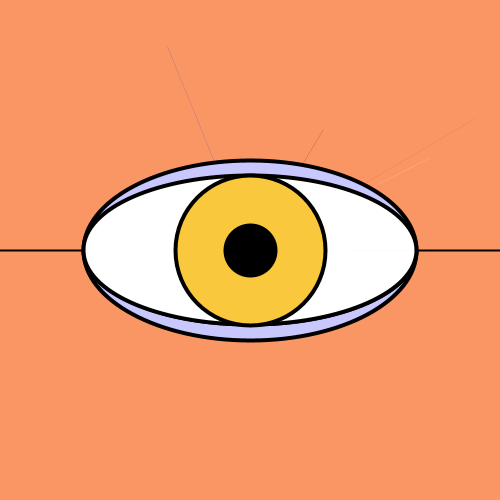
Frame 1 (no input)
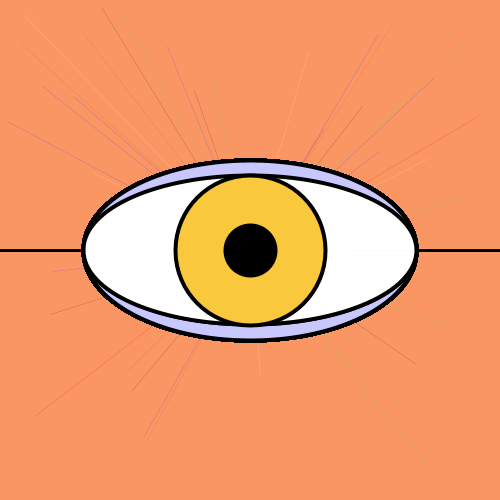
Frame 60 (the mouse pressed at the canvas centre just before this capture)
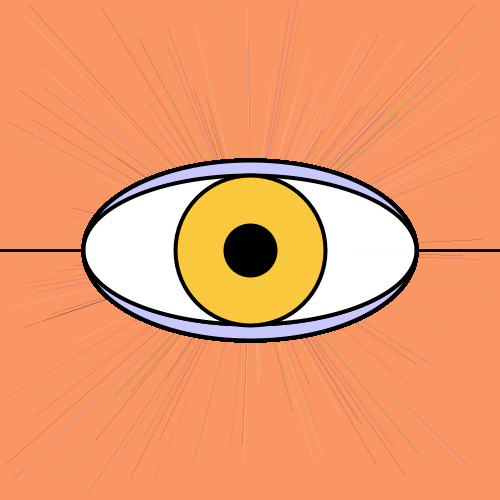
Frame 120 (the mouse held since frame 60 and released just before this capture)

The Processing sketch that drew these frames (run headless with seeded random() and noise(); from frame 60 on, the mouse is pressed at the canvas centre):

// Processing sketch: processing_38448
// ── processing_38448.pde

//Alex Nelson

//Drawing Machine

//Rules:
//1)Make a 500x500pixel page
//2)Make the background a light orange
//3)Make a horizontal line through the center of the page
//4)Disperse 10 lines randomly from the center point of the page with a random length from 0  
   // pixels to the height and width of the page in size and make the colors vary evenly 
   //between red, white, orange, green, and blue,white,red,orange, and green
//5)Make a light purple ellipse that is 180 pixels high and touches the center of the left and 
   //right side of
   //the page at its ends
//6)Make an arc that is 150 pixels high and touches the center of the left and right side of the
   //page at its ends
//7)Make another arc that mirrors the first one and fill the arcs with white
//8)Make a golden circle that touches the center of the arc at its height
//9)Make a black circle that is 1/3 the size of the golden circle
//10) Make it so that each time you click the mouse it adds 25 more lines from the center 
      // point

void setup() { 
  size(500, 500);
  background(250, 150, 100); //light orange
}

float center = 250;
float pupilSize = 50;
float lineCount = 0;
float lineNumber = 10;

void draw () {

  //size of horizontal line
  stroke(0);
  strokeWeight(2);

  //horizontal line at center of page
  line(0, center, width, center);


  //line size for the lashes
  stroke(0);
  strokeWeight(0);


  //white lashes  
  if (lineCount < lineNumber) {
    stroke(0);
    line(center, center, random(0, width), random(0, height));
  }

  //red lashes
  if (lineCount < lineNumber) {
    stroke(255, 50, 0);
    line(center, center, random(0, width), random(0, height));
  }

  //orange lashes  
  if (lineCount < lineNumber) {
    stroke(255);
    line(center, center, random(0, width), random(0, height));
  }

  //green lashes  
  if (lineCount < lineNumber) {
    stroke(50, 250, 0);
    line(center, center, random(0, width), random(0, height));
  }

  //blue lashes  
  if (lineCount < lineNumber) {
    stroke(0, 25, 255);
    line(center, center, random(0, width), random(0, height));
  }    

  lineCount++;


  //line size for the eye details
  stroke(0);
  strokeWeight(4);


  // light purple eyelids
  fill(200, 200, 255);
  ellipse(center, center, width/1.5, 180);


  fill(255);

  //top eye lid where lashes start
  arc(center, center, width/1.5, 150, PI/width/1.5, 2*PI);

  //bottom eye lid where lashes start
  arc(center, center, width/1.5, 150, PI/width/1.5, PI); 


  //eye ball
  fill(250, 200, 60);
  ellipse(center, center, 3*pupilSize, 3*pupilSize);


  //pupil
  fill(0);
  ellipse(center, center, pupilSize, pupilSize);
}

//redraw the composition
void mousePressed() {
  background(250, 150, 100); //light orange
  lineNumber=lineNumber+25; //add 25 more lines each time mouse is clicked
  lineCount=0;
}
